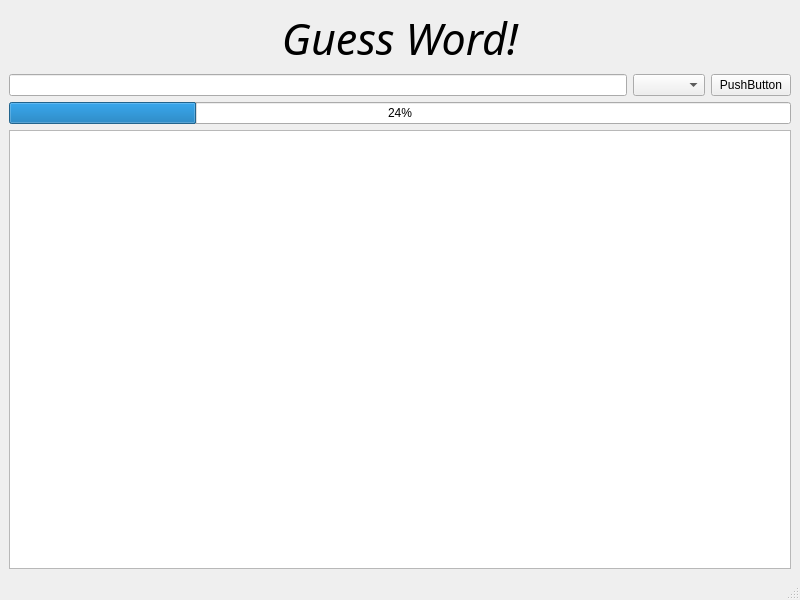
<?xml version="1.0" encoding="UTF-8"?>
<ui version="4.0">
 <class>MainWindow</class>
 <widget class="QMainWindow" name="MainWindow">
  <property name="geometry">
   <rect>
    <x>0</x>
    <y>0</y>
    <width>800</width>
    <height>600</height>
   </rect>
  </property>
  <property name="windowTitle">
   <string>MainWindow</string>
  </property>
  <widget class="QWidget" name="centralwidget">
   <layout class="QGridLayout" name="gridLayout_2">
    <item row="1" column="1">
     <widget class="QComboBox" name="comboBox"/>
    </item>
    <item row="1" column="2">
     <widget class="QPushButton" name="pushButton">
      <property name="text">
       <string>PushButton</string>
      </property>
     </widget>
    </item>
    <item row="0" column="0" colspan="3">
     <widget class="QLabel" name="label">
      <property name="font">
       <font>
        <family>Matura MT Script Capitals</family>
        <pointsize>32</pointsize>
        <italic>true</italic>
       </font>
      </property>
      <property name="text">
       <string>Guess Word!</string>
      </property>
      <property name="alignment">
       <set>Qt::AlignCenter</set>
      </property>
     </widget>
    </item>
    <item row="3" column="0" colspan="3">
     <widget class="QPlainTextEdit" name="plainTextEdit"/>
    </item>
    <item row="1" column="0">
     <widget class="QLineEdit" name="lineEdit"/>
    </item>
    <item row="2" column="0" colspan="3">
     <widget class="QProgressBar" name="progressBar">
      <property name="value">
       <number>24</number>
      </property>
     </widget>
    </item>
   </layout>
  </widget>
  <widget class="QMenuBar" name="menubar">
   <property name="geometry">
    <rect>
     <x>0</x>
     <y>0</y>
     <width>800</width>
     <height>26</height>
    </rect>
   </property>
  </widget>
  <widget class="QStatusBar" name="statusbar"/>
 </widget>
 <resources/>
 <connections/>
</ui>
